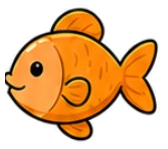
#> input picture src/assets/guide-note-visuals/fish-f4.png, 168 x 149 px
$ python -i extract_guide_note_visuals.py   (imports and definitions only)
#> lines starting #> are read from the running program, lines starting #| are printed output that depends on the picture
#> further down, picture is the input picture: PIL image 168x149 RGBA; mean R, G, B, A 228, 186.4, 141.8, 132.7
"""Extract transparent guide-note artwork from a supplied teaching poster.

Usage:
    python scripts/extract_guide_note_visuals.py path/to/poster.png

The script removes only border-connected near-white pixels, preserving enclosed
white fills such as the clouds and seagull. Long, isolated staff-line fragments
are removed from the resulting crops.
"""

from collections import deque
from pathlib import Path
import sys

from PIL import Image, ImageChops, ImageDraw, ImageFilter


OUTPUT_DIR = Path("src/assets/guide-note-visuals")

# Coordinates are measured against the supplied 1276 x 1536 source poster.
CROPS = {
    "cloud-left": (105, 140, 425, 350),
    "cloud-right": (635, 185, 875, 350),
    "seagull-c5": (675, 470, 885, 640),
    "guitarist-boat-g4": (295, 575, 515, 850),
    "fish-f4": (710, 975, 895, 1125),
    "seaweed-c3": (300, 1110, 480, 1265),
    "treasure-chest-c2": (585, 1270, 820, 1510),
}

COLORED_SUBJECT_FILTERS = {
    "guitarist-boat-g4": 21,
    "fish-f4": 11,
    "seaweed-c3": 11,
    "treasure-chest-c2": 13,
}

STAFF_LINE_BANDS = (
    range(461, 466), range(536, 541), range(614, 619), range(694, 698), range(772, 777),
    range(975, 980), range(1055, 1059), range(1137, 1142), range(1220, 1225), range(1301, 1306),
)


# [19 lines left out: function erase_staff_line_fragments, not called in this run]


def is_background_candidate(pixel):
    red, green, blue = pixel[:3]
    return min(red, green, blue) >= 235 and max(red, green, blue) - min(red, green, blue) <= 32


def remove_border_background(image, trim=True):
#> called with trim = True
    rgba = image.convert("RGBA")
    pixels = rgba.load()
    width, height = rgba.size
#> width = 168; height = 149
    queue = deque()
    visited = set()

    for x in range(width):
        queue.extend(((x, 0), (x, height - 1)))
    for y in range(height):
        queue.extend(((0, y), (width - 1, y)))

    while queue:
        x, y = queue.popleft()
        if not (0 <= x < width and 0 <= y < height):
            continue
        if (x, y) in visited or not is_background_candidate(pixels[x, y]):
            continue
        visited.add((x, y))
        queue.extend(((x - 1, y), (x + 1, y), (x, y - 1), (x, y + 1)))
#> after the loop, visited = 12067 items

    for x, y in visited:
        red, green, blue, _ = pixels[x, y]
        # A soft alpha ramp retains antialiased cartoon edges without a white box.
        alpha = max(0, min(255, (248 - min(red, green, blue)) * 20))
        if alpha == 0:
            pixels[x, y] = (255, 255, 255, 0)
        else:
            pixels[x, y] = (red, green, blue, alpha)
#> this loop made 12067 passes
#> (x, y, red, green, blue, alpha) on passes 1 to 3: (113, 26, 255, 255, 255, 0), (132, 39, 255, 255, 255, 0), (159, 142, 255, 255, 255, 0)

    remove_isolated_staff_lines(rgba)
    return trim_transparency(rgba) if trim else rgba


def remove_isolated_staff_lines(image):
    """Remove standalone, very wide horizontal components left by staff lines."""
    alpha = image.getchannel("A")
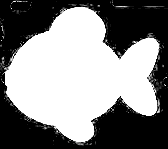
#> alpha: PIL image 168x149 L; min 0, max 255, mean 134.1
    width, height = image.size
    seen = set()
    for y in range(height):
        for x in range(width):
            if (x, y) in seen or alpha.getpixel((x, y)) <= 35:
                continue
            queue = deque([(x, y)])
            component = []
            seen.add((x, y))
            while queue:
                point = queue.popleft()
                component.append(point)
                px, py = point
                for nx, ny in ((px - 1, py), (px + 1, py), (px, py - 1), (px, py + 1)):
                    if 0 <= nx < width and 0 <= ny < height and (nx, ny) not in seen and alpha.getpixel((nx, ny)) > 35:
                        seen.add((nx, ny))
                        queue.append((nx, ny))
            xs = [point[0] for point in component]
            ys = [point[1] for point in component]
            component_width = max(xs) - min(xs) + 1
            component_height = max(ys) - min(ys) + 1
            if component_width > width * 0.55 and component_height <= 12:
                for px, py in component:
                    red, green, blue, _ = image.getpixel((px, py))
                    image.putpixel((px, py), (red, green, blue, 0))


def trim_transparency(image, padding=5):
    bounds = image.getchannel("A").getbbox()
    if not bounds:
        return image
    left, top, right, bottom = bounds
    return image.crop((
        max(0, left - padding),
        max(0, top - padding),
        min(image.width, right + padding),
        min(image.height, bottom + padding),
    ))


# [82 lines left out: functions keep_colored_subject, clear_region, keep_seagull_silhouette, make_cloud_group, main, not called in this run]


# [2 lines not run here, left out]

>>> from PIL import Image
>>> picture = Image.open('../src/assets/guide-note-visuals/fish-f4.png')
>>> result = remove_border_background(picture)

$ run again, on src/assets/guide-note-visuals/treasure-chest-c2.png
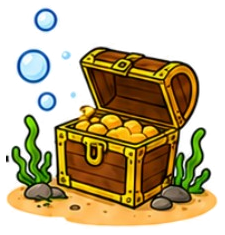
#> input picture src/assets/guide-note-visuals/treasure-chest-c2.png, 225 x 235 px
#> picture is the input picture: PIL image 225x235 RGBA; mean R, G, B, A 192.9, 178.4, 144.7, 139.4
#> after the loop in remove_border_background, `while queue:`: visited = 24032 items
#> the loop in remove_border_background, `for x, y in visited:` made 24032 passes
#> (x, y, red, green, blue, alpha) on passes 1 to 3: (206, 217, 255, 255, 255, 0), (113, 26, 255, 255, 255, 0), (16, 93, 255, 255, 255, 0)
#> in remove_isolated_staff_lines, `alpha = image.getchannel("A")`:
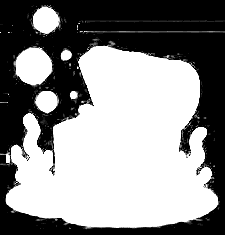
#> alpha: PIL image 225x235 L; min 0, max 255, mean 140.3
